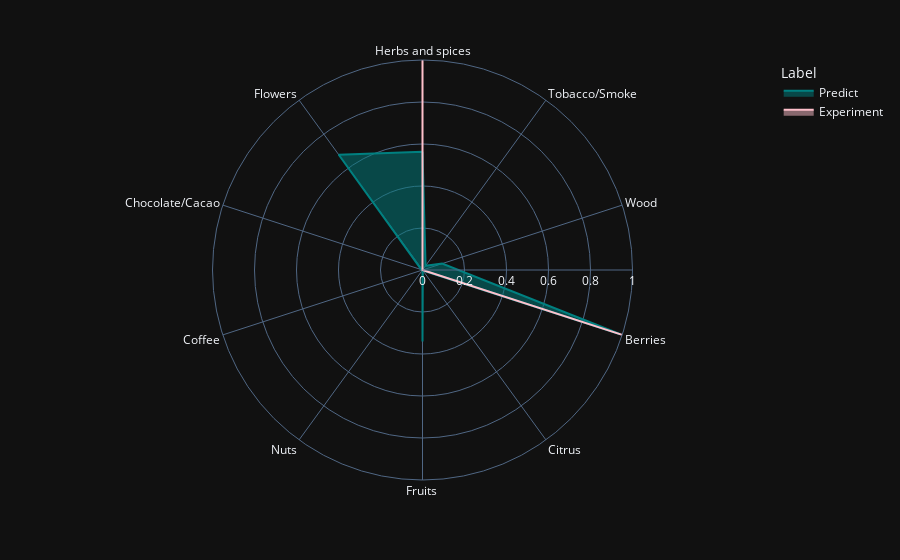
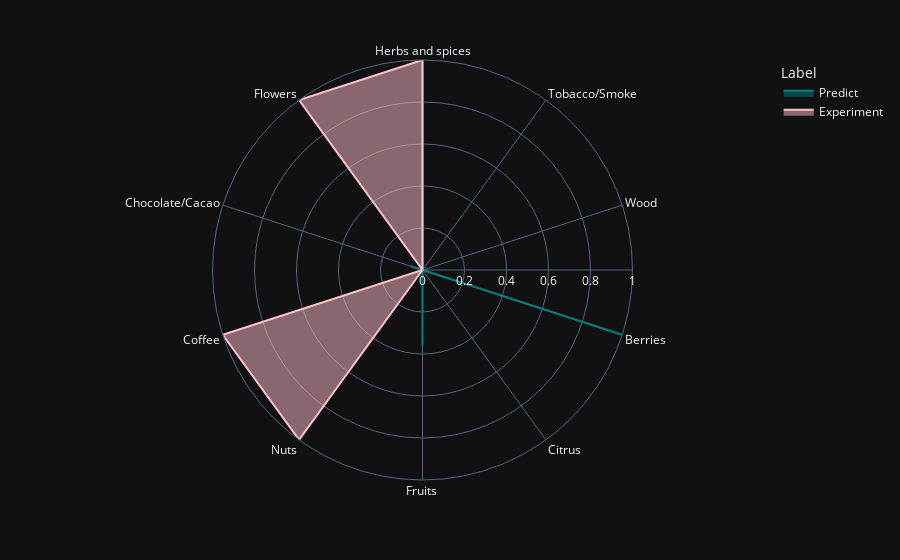
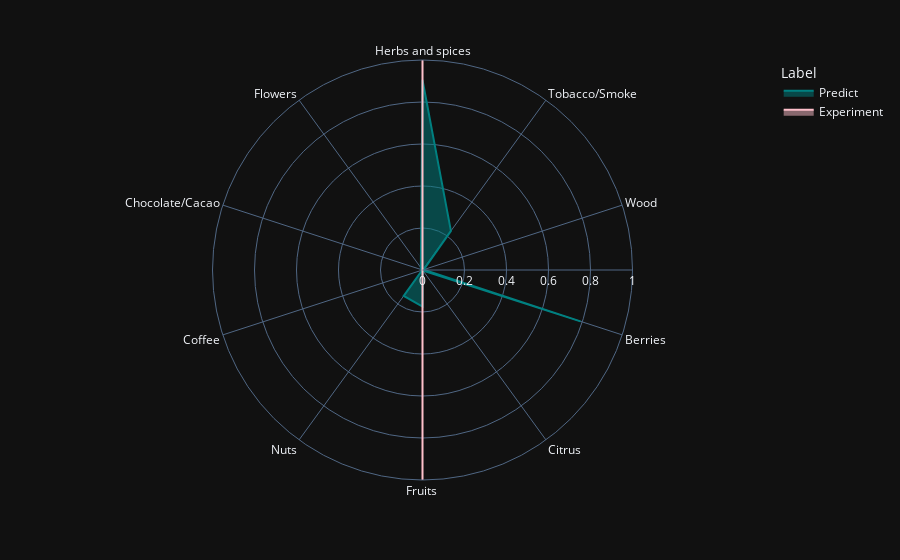
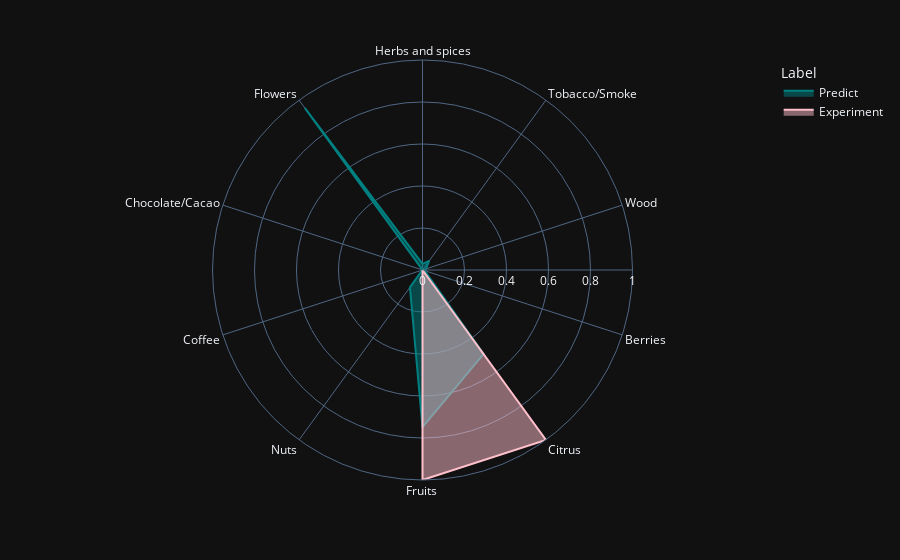

The code cell stored with these charts, in order, in its notebook:
### Code cell
for sample in dataset_test:
    matrix, label = sample[0].to(device), sample[1].to(device)
    aroma_map_comparison(matrix, label)

### Figure 1 — Plotly figure (JSON) as saved in the notebook; plotly's stock layout.template omitted (floating-point values rounded to 4 significant figures)
{"data": [{"fill": "toself", "hovertemplate": "Label=Predict<br>r=%{r}<br>theta=%{theta}<extra></extra>", "legendgroup": "Predict", "line": {"color": "#008080", "dash": "solid", "shape": "linear"}, "marker": {"symbol": "circle"}, "mode": "lines", "name": "Predict", "r": [0.5628, 0.02491, 0.09834, 0.9907, 0.002622, 0.3402, 7.976e-05, 0.0009655, 0.005583, 0.6785, 0.5628], "showlegend": true, "subplot": "polar", "theta": ["Herbs and spices", "Tobacco/Smoke", "Wood", "Berries", "Citrus", "Fruits ", "Nuts", "Coffee", "Chocolate/Cacao", "Flowers", "Herbs and spices"], "type": "scatterpolar"}, {"fill": "toself", "hovertemplate": "Label=Experiment<br>r=%{r}<br>theta=%{theta}<extra></extra>", "legendgroup": "Experiment", "line": {"color": "#FFC0CB", "dash": "solid", "shape": "linear"}, "marker": {"symbol": "circle"}, "mode": "lines", "name": "Experiment", "r": [1, 0, 0, 1, 0, 0, 0, 0, 0, 0, 1], "showlegend": true, "subplot": "polar", "theta": ["Herbs and spices", "Tobacco/Smoke", "Wood", "Berries", "Citrus", "Fruits ", "Nuts", "Coffee", "Chocolate/Cacao", "Flowers", "Herbs and spices"], "type": "scatterpolar"}], "layout": {"legend": {"title": {"text": "Label"}, "tracegroupgap": 0}, "margin": {"t": 60}, "polar": {"angularaxis": {"direction": "clockwise", "rotation": 90}, "domain": {"x": [0, 1], "y": [0, 1]}, "radialaxis": {"range": [0, 1], "visible": true}}}}

### Figure 2 — Plotly figure (JSON) as saved in the notebook; plotly's stock layout.template omitted (floating-point values rounded to 4 significant figures)
{"data": [{"fill": "toself", "hovertemplate": "Label=Predict<br>r=%{r}<br>theta=%{theta}<extra></extra>", "legendgroup": "Predict", "line": {"color": "#008080", "dash": "solid", "shape": "linear"}, "marker": {"symbol": "circle"}, "mode": "lines", "name": "Predict", "r": [1.0, 0.001448, 0.0002138, 0.995, 1.034e-05, 0.3644, 9.785e-06, 2.042e-06, 0.06103, 1.413e-05, 1.0], "showlegend": true, "subplot": "polar", "theta": ["Herbs and spices", "Tobacco/Smoke", "Wood", "Berries", "Citrus", "Fruits ", "Nuts", "Coffee", "Chocolate/Cacao", "Flowers", "Herbs and spices"], "type": "scatterpolar"}, {"fill": "toself", "hovertemplate": "Label=Experiment<br>r=%{r}<br>theta=%{theta}<extra></extra>", "legendgroup": "Experiment", "line": {"color": "#FFC0CB", "dash": "solid", "shape": "linear"}, "marker": {"symbol": "circle"}, "mode": "lines", "name": "Experiment", "r": [1, 0, 0, 0, 0, 0, 1, 1, 0, 1, 1], "showlegend": true, "subplot": "polar", "theta": ["Herbs and spices", "Tobacco/Smoke", "Wood", "Berries", "Citrus", "Fruits ", "Nuts", "Coffee", "Chocolate/Cacao", "Flowers", "Herbs and spices"], "type": "scatterpolar"}], "layout": {"legend": {"title": {"text": "Label"}, "tracegroupgap": 0}, "margin": {"t": 60}, "polar": {"angularaxis": {"direction": "clockwise", "rotation": 90}, "domain": {"x": [0, 1], "y": [0, 1]}, "radialaxis": {"range": [0, 1], "visible": true}}}}

### Figure 3 — Plotly figure (JSON) as saved in the notebook; plotly's stock layout.template omitted (floating-point values rounded to 4 significant figures)
{"data": [{"fill": "toself", "hovertemplate": "Label=Predict<br>r=%{r}<br>theta=%{theta}<extra></extra>", "legendgroup": "Predict", "line": {"color": "#008080", "dash": "solid", "shape": "linear"}, "marker": {"symbol": "circle"}, "mode": "lines", "name": "Predict", "r": [0.9055, 0.2301, 0.005977, 0.791, 0.00264, 0.1744, 0.1524, 0.001177, 0.004281, 0.01356, 0.9055], "showlegend": true, "subplot": "polar", "theta": ["Herbs and spices", "Tobacco/Smoke", "Wood", "Berries", "Citrus", "Fruits ", "Nuts", "Coffee", "Chocolate/Cacao", "Flowers", "Herbs and spices"], "type": "scatterpolar"}, {"fill": "toself", "hovertemplate": "Label=Experiment<br>r=%{r}<br>theta=%{theta}<extra></extra>", "legendgroup": "Experiment", "line": {"color": "#FFC0CB", "dash": "solid", "shape": "linear"}, "marker": {"symbol": "circle"}, "mode": "lines", "name": "Experiment", "r": [1, 0, 0, 0, 0, 1, 0, 0, 0, 0, 1], "showlegend": true, "subplot": "polar", "theta": ["Herbs and spices", "Tobacco/Smoke", "Wood", "Berries", "Citrus", "Fruits ", "Nuts", "Coffee", "Chocolate/Cacao", "Flowers", "Herbs and spices"], "type": "scatterpolar"}], "layout": {"legend": {"title": {"text": "Label"}, "tracegroupgap": 0}, "margin": {"t": 60}, "polar": {"angularaxis": {"direction": "clockwise", "rotation": 90}, "domain": {"x": [0, 1], "y": [0, 1]}, "radialaxis": {"range": [0, 1], "visible": true}}}}

### Figure 4 — Plotly figure (JSON) as saved in the notebook; plotly's stock layout.template omitted (floating-point values rounded to 4 significant figures)
{"data": [{"fill": "toself", "hovertemplate": "Label=Predict<br>r=%{r}<br>theta=%{theta}<extra></extra>", "legendgroup": "Predict", "line": {"color": "#008080", "dash": "solid", "shape": "linear"}, "marker": {"symbol": "circle"}, "mode": "lines", "name": "Predict", "r": [0.02882, 0.05345, 0.01755, 0.01084, 0.4947, 0.7483, 0.1017, 0.0008718, 0.0001302, 0.9523, 0.02882], "showlegend": true, "subplot": "polar", "theta": ["Herbs and spices", "Tobacco/Smoke", "Wood", "Berries", "Citrus", "Fruits ", "Nuts", "Coffee", "Chocolate/Cacao", "Flowers", "Herbs and spices"], "type": "scatterpolar"}, {"fill": "toself", "hovertemplate": "Label=Experiment<br>r=%{r}<br>theta=%{theta}<extra></extra>", "legendgroup": "Experiment", "line": {"color": "#FFC0CB", "dash": "solid", "shape": "linear"}, "marker": {"symbol": "circle"}, "mode": "lines", "name": "Experiment", "r": [0, 0, 0, 0, 1, 1, 0, 0, 0, 0, 0], "showlegend": true, "subplot": "polar", "theta": ["Herbs and spices", "Tobacco/Smoke", "Wood", "Berries", "Citrus", "Fruits ", "Nuts", "Coffee", "Chocolate/Cacao", "Flowers", "Herbs and spices"], "type": "scatterpolar"}], "layout": {"legend": {"title": {"text": "Label"}, "tracegroupgap": 0}, "margin": {"t": 60}, "polar": {"angularaxis": {"direction": "clockwise", "rotation": 90}, "domain": {"x": [0, 1], "y": [0, 1]}, "radialaxis": {"range": [0, 1], "visible": true}}}}
